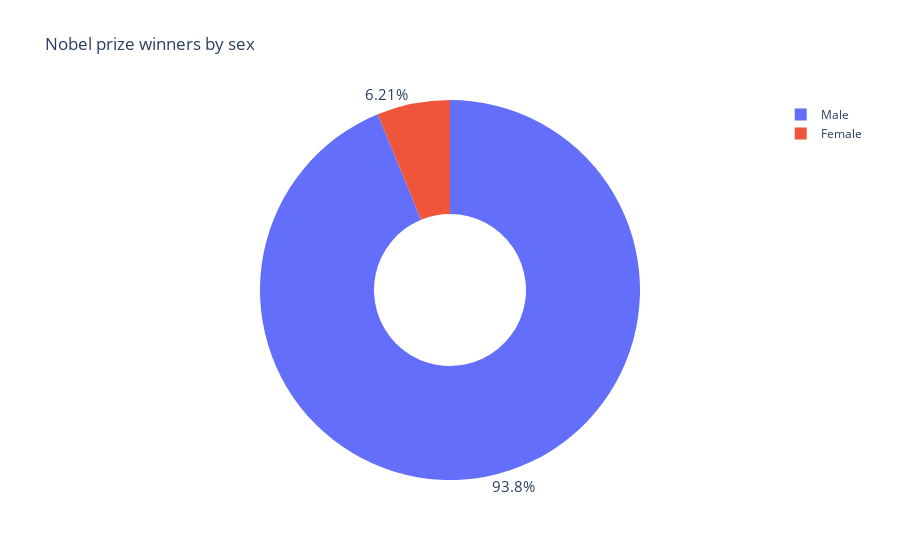

Here is the notebook cell this chart was saved with:
### Markdown cell above
**Challenge**: Create a [donut chart using plotly](https://plotly.com/python/pie-charts/) which shows how many prizes went to men compared to how many prizes went to women. What percentage of all the prizes went to women?

### Code cell
winner_MF = df_data.groupby('sex')['sex'].count()
fig = px.pie(labels=winner_MF.index, 
             values=winner_MF.values,
             title="Nobel prize winners by sex",
             names=winner_MF.index,
             hole=0.4,)
 
fig.update_traces(textposition='outside', textfont_size=15, textinfo='percent')
 
fig.show()

### Figure 1 — Plotly figure (JSON) as saved in the notebook; plotly's stock layout.template omitted (floating-point values rounded to 4 significant figures)
{"data": [{"domain": {"x": [0, 1], "y": [0, 1]}, "hole": 0.4, "hovertemplate": "label=%{label}<br>value=%{value}<extra></extra>", "labels": ["Female", "Male"], "legendgroup": "", "name": "", "showlegend": true, "textfont": {"size": 15}, "textinfo": "percent", "textposition": "outside", "type": "pie", "values": [58, 876]}], "layout": {"legend": {"tracegroupgap": 0}, "title": {"text": "Nobel prize winners by sex"}}}
